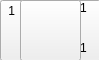
<?xml version="1.0" encoding="UTF-8"?>
<ui version="4.0">
 <class>roomPlayerform</class>
 <widget class="QWidget" name="roomPlayerform">
  <property name="geometry">
   <rect>
    <x>0</x>
    <y>0</y>
    <width>99</width>
    <height>60</height>
   </rect>
  </property>
  <property name="windowTitle">
   <string>Form</string>
  </property>
  <widget class="QLabel" name="lb_identify">
   <property name="geometry">
    <rect>
     <x>80</x>
     <y>40</y>
     <width>16</width>
     <height>16</height>
    </rect>
   </property>
   <property name="text">
    <string>1</string>
   </property>
  </widget>
  <widget class="QLabel" name="lb_badge">
   <property name="geometry">
    <rect>
     <x>80</x>
     <y>0</y>
     <width>16</width>
     <height>16</height>
    </rect>
   </property>
   <property name="text">
    <string>1</string>
   </property>
  </widget>
  <widget class="QLabel" name="lb_num">
   <property name="geometry">
    <rect>
     <x>5</x>
     <y>0</y>
     <width>16</width>
     <height>21</height>
    </rect>
   </property>
   <property name="text">
    <string> 1</string>
   </property>
  </widget>
  <widget class="QPushButton" name="pb_icon">
   <property name="geometry">
    <rect>
     <x>20</x>
     <y>0</y>
     <width>61</width>
     <height>61</height>
    </rect>
   </property>
   <property name="text">
    <string/>
   </property>
   <property name="flat">
    <bool>false</bool>
   </property>
  </widget>
  <widget class="QPushButton" name="pb_icon_2">
   <property name="geometry">
    <rect>
     <x>0</x>
     <y>0</y>
     <width>101</width>
     <height>61</height>
    </rect>
   </property>
   <property name="text">
    <string/>
   </property>
   <property name="flat">
    <bool>false</bool>
   </property>
  </widget>
  <zorder>pb_icon_2</zorder>
  <zorder>pb_icon</zorder>
  <zorder>lb_identify</zorder>
  <zorder>lb_badge</zorder>
  <zorder>lb_num</zorder>
 </widget>
 <resources/>
 <connections/>
</ui>
